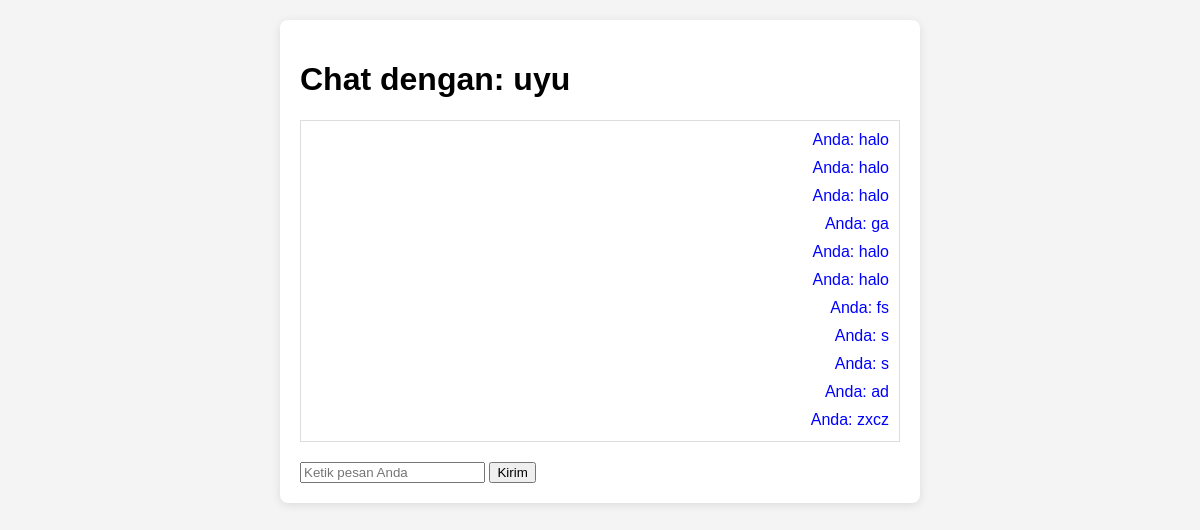
Screenshot of /adminkeuser.php?receiver_id=3 (signed in) with the database file from the repository.
### tables this page shows
CREATE TABLE `data_user` (
  `id` int(11) NOT NULL,
  `nama` varchar(255) NOT NULL,
  `username` varchar(255) NOT NULL,
  `email` varchar(255) NOT NULL,
  `password` varchar(255) NOT NULL,
  `alamat` text DEFAULT NULL,
  `role` enum('admin','user') NOT NULL DEFAULT 'user'
);

CREATE TABLE `messages` (
  `id` int(11) NOT NULL,
  `sender_id` int(11) NOT NULL,
  `receiver_id` int(11) NOT NULL,
  `message` text NOT NULL,
  `timestamp` timestamp NOT NULL DEFAULT current_timestamp(),
  `created_at` datetime DEFAULT current_timestamp()
);

### adminkeuser.php (the view, shortened to what this page needs)
<?php
require 'db.php';
$sender_id = $_SESSION['user_id'];
$receiver_id = $_GET['receiver_id'];
$query_receiver = "SELECT nama FROM data_user WHERE id = '$receiver_id'";
$result_receiver = $conn->query($query_receiver);
$receiver_name = 'Unknown User';
if ($result_receiver && $result_receiver->num_rows > 0) {
    $row_receiver = $result_receiver->fetch_assoc();
    $receiver_name = $row_receiver['nama'];
}
$query = "
    SELECT m.*, u.nama as sender_name
    FROM messages m
    LEFT JOIN data_user u ON m.sender_id = u.id
    WHERE (m.sender_id = '$sender_id' AND m.receiver_id = '$receiver_id')
       OR (m.sender_id = '$receiver_id' AND m.receiver_id = '$sender_id')
    ORDER BY m.created_at ASC";
$result = $conn->query($query);
?>
<!DOCTYPE html>
<html lang="en">
<head>
</head>
<body>
    <div class="chat-container">
        <h1>Chat dengan: <?= $receiver_name ?></h1>
        <div class="chat">
            <?php while ($message = $result->fetch_assoc()): ?>
                <div class="message <?= $message['sender_id'] == $sender_id ? 'sender' : 'receiver' ?>">
                    <span><?= $message['sender_id'] == $sender_id ? 'Anda' : $message['sender_name'] ?>:</span>
                    <?= $message['message'] ?>
                </div>
            <?php endwhile; ?>
        </div>
        <form method="POST">
            <input type="text" name="message" placeholder="Ketik pesan Anda" required>
            <button type="submit">Kirim</button>
        </form>
    </div>
</body>
</html>

### adminkeuser.php (style rules this page uses)
body { font-family: Arial, sans-serif; background-color: #f4f4f4; margin: 0; padding: 20px; }
.chat-container { max-width: 600px; margin: 0 auto; background: white; padding: 20px; border-radius: 8px; box-shadow: 0 2px 10px rgba(0, 0, 0, 0.1); }
.chat { margin-bottom: 20px; max-height: 300px; overflow-y: scroll; border: 1px solid #ddd; padding: 10px; }
.message { margin-bottom: 10px; }
.sender { text-align: right; color: blue; }
.receiver { text-align: left; color: green; }

### rows the page displays
data_user: nama "uyu"
messages: shows "Anda", message "halo"
messages: shows "Anda", message "halo"
messages: shows "Anda", message "halo"
messages: shows "Anda", message "ga"
messages: shows "Anda", message "halo"
messages: shows "Anda", message "halo"
messages: shows "Anda", message "fs"
messages: shows "Anda", message "s"
messages: shows "Anda", message "s"
messages: shows "Anda", message "ad"
messages: shows "Anda", message "zxcz"
